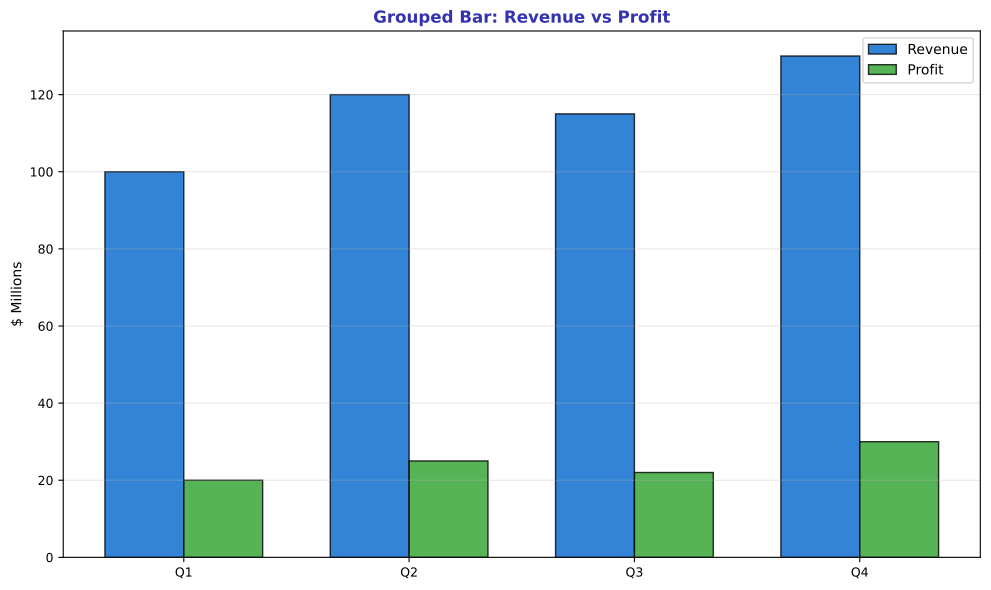

This chart was generated by the following Python code:
"""Grouped Bar - Revenue vs Profit"""
import matplotlib.pyplot as plt
import numpy as np
from pathlib import Path

plt.rcParams.update({
    'font.size': 10, 'axes.labelsize': 10, 'axes.titlesize': 11,
    'xtick.labelsize': 9, 'ytick.labelsize': 9, 'legend.fontsize': 9,
    'figure.figsize': (10, 6), 'figure.dpi': 150
})

MLPURPLE = '#3333B2'
MLBLUE = '#0066CC'
MLGREEN = '#2CA02C'

fig, ax = plt.subplots(figsize=(10, 6))

quarters = ['Q1', 'Q2', 'Q3', 'Q4']
revenue = [100, 120, 115, 130]
profit = [20, 25, 22, 30]

x = np.arange(len(quarters))
width = 0.35

bars1 = ax.bar(x - width/2, revenue, width, color=MLBLUE, alpha=0.8, label='Revenue', edgecolor='black')
bars2 = ax.bar(x + width/2, profit, width, color=MLGREEN, alpha=0.8, label='Profit', edgecolor='black')

ax.set_xticks(x)
ax.set_xticklabels(quarters)
ax.set_title('Grouped Bar: Revenue vs Profit', fontsize=12, fontweight='bold', color=MLPURPLE)
ax.set_ylabel('$ Millions', fontsize=10)
ax.legend(fontsize=10)
ax.grid(axis='y', alpha=0.3)

plt.tight_layout()
plt.savefig(Path(__file__).parent / 'chart.pdf', dpi=300, bbox_inches='tight')
plt.close()
